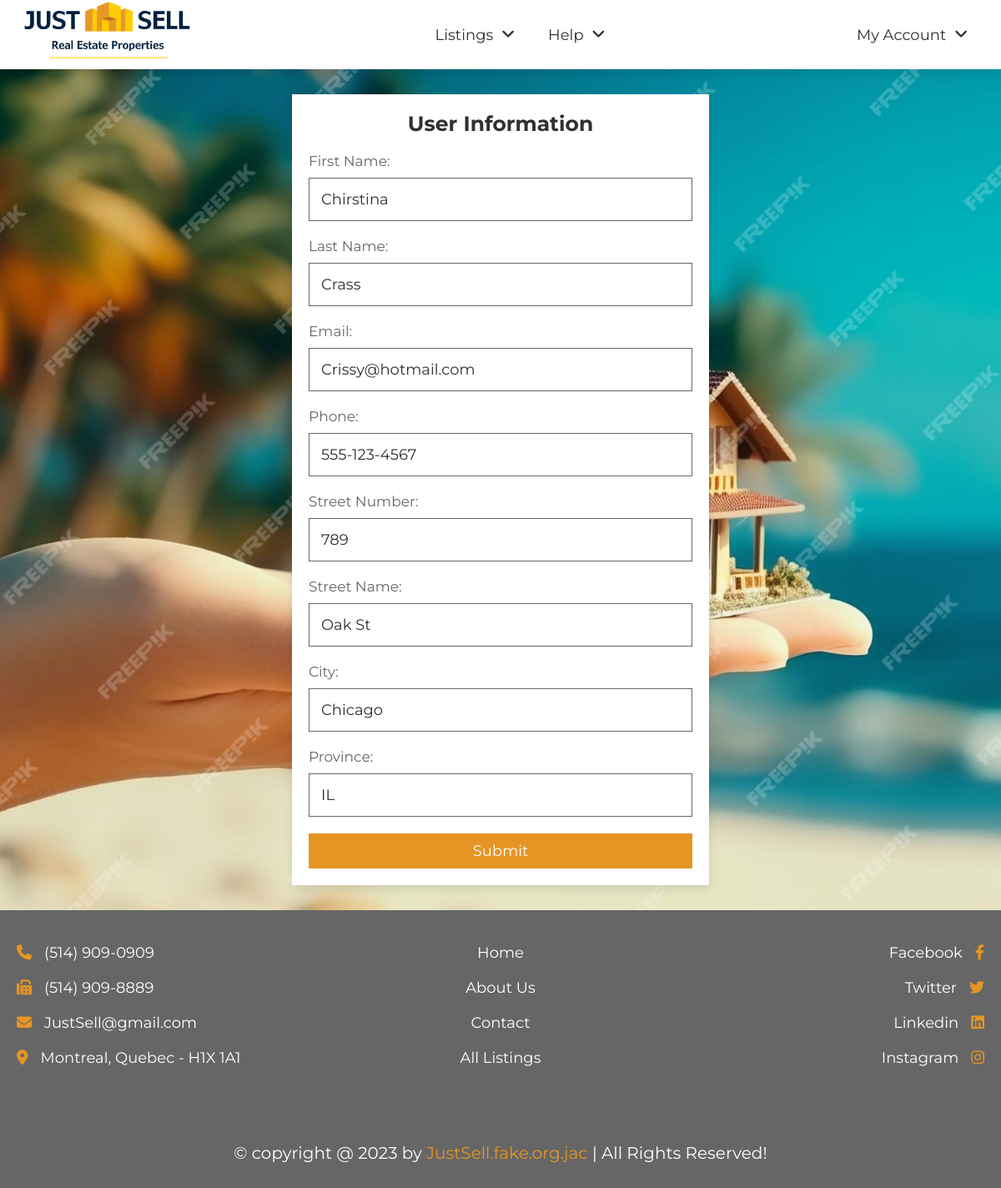
The page /admin_user_edit.php?user=3 on the database its author committed.
### tables this page shows
CREATE TABLE IF NOT EXISTS `users` (
  `UserID` int(11) NOT NULL,
  `LoginID` int(11) NOT NULL,
  `Email` varchar(30) NOT NULL,
  `FirstName` varchar(30) NOT NULL,
  `LastName` varchar(30) NOT NULL,
  `Phone` varchar(15) DEFAULT NULL,
  `StreetNum` mediumint(9) DEFAULT NULL,
  `StreetName` varchar(30) DEFAULT NULL,
  `City` varchar(30) DEFAULT NULL,
  `Province` varchar(30) DEFAULT NULL,
  `Postal` varchar(7) DEFAULT NULL
);

### admin_user_edit.php (the view, shortened to what this page needs)
<?php
require "resources/connect.php";
$fName = "";
$lName = "";
$email = "";
$phone = "";
$streetNum = "";
$streetName = "";
$city = "";
$province = "";
if (array_key_exists('user', $_GET)) {
    $sql = "SELECT * FROM users WHERE UserID = :id";
    $query = $db->prepare($sql);
    $query->execute(['id' => $_GET['user']]);
    $data = $query->fetch();
    $fName = $data['FirstName'];
    $lName = $data['LastName'];
    $email = $data['Email'];
    $phone = $data['Phone'];
    $streetNum = $data['StreetNum'];
    $streetName = $data['StreetName'];
    $city = $data['City'];
    $province = $data['Province'];
}
include "resources/header.php";
?>
<div class="home">
    <section class="center">
        <form action="admin_user_edit.php" method="POST">
            <h3>User Information</h3>
            <div class="box">
                <p>First Name: </p>
                <input class="input" type="text" name="FirstName" value="<?= $fName; ?>" />
            </div>
            <div class="box">
                <p>Last Name: </p>
                <input class="input" type="text" name="LastName" value="<?= $lName; ?>" />
            </div>
            <div class="box">
                <p>Email: </p>
                <input class="input" type="email" name="Email" value="<?= $email; ?>" />
            </div>
            <div class="box">
                <p>Phone: </p>
                <input class="input" type="text" name="Phone" value="<?= $phone; ?>" />
            </div>
            <div class="box">
                <p>Street Number: </p>
                <input class="input" type="text" name="StreetNum" value="<?= $streetNum; ?>" />
            </div>
            <div class="box">
                <p>Street Name: </p>
                <input class="input" type="text" name="StreetName" value="<?= $streetName; ?>" />
            </div>
            <div class="box">
                <p>City: </p>
                <input class="input" type="text" name="City" value="<?= $city; ?>" />
            </div>
            <div class="box">
                <p>Province: </p>
                <input class="input" type="text" name="Province" value="<?= $province; ?>" />
            </div>
            <input class="btn" type="submit" value="Submit" />
        </form>
    </section>
</div>
<?php include "resources/footer.php"; ?>

### resources/style.css (style rules this page uses)
:root { --main-color: #e59524; --light-color: #666; --light-bg: #eee; --white: #fff; --black: #303030; --border: 0.1rem solid var(--light-color); --box-shodow: 0 0.5rem 1rem rgba(0, 0, 0, 0.1); }
* { font-family: "Montserrat", sans-serif; margin: 0; padding: 0; box-sizing: border-box; outline: none; border: none; text-decoration: none; }
html { font-size: 62.5%; overflow-x: hidden; scroll-behavior: smooth; scroll-padding-top: 10rem; }
section { padding: 3rem 2rem; max-width: 1200px; margin: 0 auto; }
.btn, .inline-btn { margin-top: 1rem; padding: 1rem 3rem; background-color: var(--main-color); color: var(--white); cursor: pointer; text-align: center; font-size: 1.8rem; text-transform: capitalize; }
.btn { display: block; width: 100%; }
.home { background: url("../images/home-bg_opt1.jpg") no-repeat; background-size: cover; background-position: center; }
.home .center { min-height: 85vh; display: flex; align-items: center; justify-content: center; }
.home .center form { background-color: var(--white); padding: 2rem; box-shadow: var(--box-shodow); width: 50rem; }
.home .center form h3 { padding-bottom: 1rem; text-align: center; color: var(--black); text-transform: capitalize; font-size: 2.5rem; }
.home .center form .box { flex: 1 1 20rem; }
.home .center form .box .input { width: 100%; border: var(--border); padding: 1.4rem; color: var(--black); font-size: 1.8rem; margin: 1rem 0; }
.home .center form .box p { color: var(--light-color); font-size: 1.7rem; padding-top: 1rem; }

### rows shown on the page
users: FirstName "Chirstina", LastName "Crass", Email "Crissy@hotmail.com", Phone "555-123-4567", StreetNum "789", StreetName "Oak St", City "Chicago", Province "IL"
